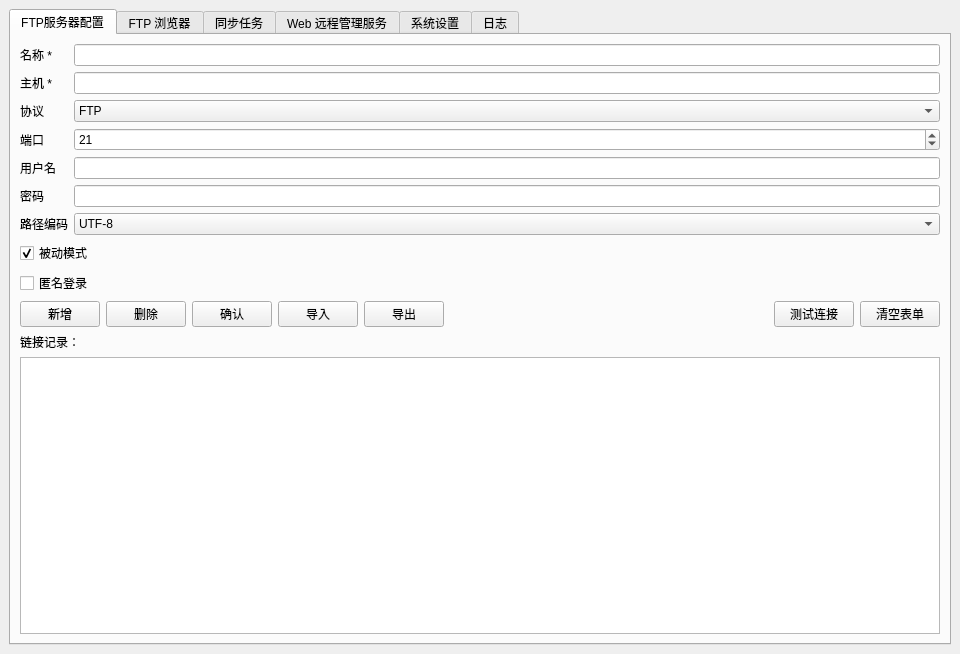
<?xml version="1.0" encoding="UTF-8"?>
<ui version="4.0">
 <class>MainWindow</class>
 <widget class="QMainWindow" name="MainWindow">
  <property name="geometry">
   <rect>
    <x>0</x>
    <y>0</y>
    <width>960</width>
    <height>654</height>
   </rect>
  </property>
  <property name="windowTitle">
   <string>autoFtpSync</string>
  </property>
  <widget class="QWidget" name="centralwidget">
   <layout class="QVBoxLayout" name="centralLayout">
    <item>
     <widget class="QTabWidget" name="tabs">
      <property name="currentIndex">
       <number>0</number>
      </property>
      <widget class="QWidget" name="serverPage">
       <attribute name="title">
        <string>FTP服务器配置</string>
       </attribute>
       <layout class="QVBoxLayout" name="serverLayout">
        <item>
         <layout class="QGridLayout" name="serverFormLayout">
          <item row="1" column="0">
           <widget class="QLabel" name="labelServerHost">
            <property name="text">
             <string>主机 *</string>
            </property>
           </widget>
          </item>
          <item row="2" column="0">
           <widget class="QLabel" name="labelServerProtocol">
            <property name="text">
             <string>协议</string>
            </property>
           </widget>
          </item>
          <item row="3" column="1">
           <widget class="QSpinBox" name="serverPort">
            <property name="minimum">
             <number>1</number>
            </property>
            <property name="maximum">
             <number>65535</number>
            </property>
            <property name="value">
             <number>21</number>
            </property>
           </widget>
          </item>
          <item row="1" column="1">
           <widget class="QLineEdit" name="serverHost"/>
          </item>
          <item row="7" column="0" colspan="2">
           <widget class="QCheckBox" name="serverPassive">
            <property name="text">
             <string>被动模式</string>
            </property>
            <property name="checked">
             <bool>true</bool>
            </property>
           </widget>
          </item>
          <item row="4" column="0">
           <widget class="QLabel" name="labelServerUser">
            <property name="text">
             <string>用户名</string>
            </property>
           </widget>
          </item>
          <item row="0" column="0">
           <widget class="QLabel" name="labelServerName">
            <property name="text">
             <string>名称 *</string>
            </property>
           </widget>
          </item>
          <item row="5" column="1">
           <widget class="QLineEdit" name="serverPass">
            <property name="echoMode">
             <enum>QLineEdit::Password</enum>
            </property>
           </widget>
          </item>
          <item row="3" column="0">
           <widget class="QLabel" name="labelServerPort">
            <property name="text">
             <string>端口</string>
            </property>
           </widget>
          </item>
          <item row="4" column="1">
           <widget class="QLineEdit" name="serverUser"/>
          </item>
          <item row="5" column="0">
           <widget class="QLabel" name="labelServerPass">
            <property name="text">
             <string>密码</string>
            </property>
           </widget>
          </item>
          <item row="2" column="1">
           <widget class="QComboBox" name="serverProtocol">
            <item>
             <property name="text">
              <string>FTP</string>
             </property>
            </item>
            <item>
             <property name="text">
              <string>FTPS-显式</string>
             </property>
            </item>
            <item>
             <property name="text">
              <string>FTPS-隐式</string>
             </property>
            </item>
           </widget>
          </item>
          <item row="8" column="0" colspan="2">
           <widget class="QCheckBox" name="serverAnonymous">
            <property name="text">
             <string>匿名登录</string>
            </property>
           </widget>
          </item>
          <item row="0" column="1">
           <widget class="QLineEdit" name="serverName"/>
          </item>
          <item row="6" column="0">
           <widget class="QLabel" name="labelServerEncoding">
            <property name="text">
             <string>路径编码</string>
            </property>
           </widget>
          </item>
          <item row="6" column="1">
           <widget class="QComboBox" name="serverEncoding">
            <item>
             <property name="text">
              <string>UTF-8</string>
             </property>
            </item>
            <item>
             <property name="text">
              <string>GBK</string>
             </property>
            </item>
           </widget>
          </item>
         </layout>
        </item>
        <item>
         <layout class="QHBoxLayout" name="serverBtnRow">
          <item>
           <widget class="QPushButton" name="btnAddServer">
            <property name="text">
             <string>新增</string>
            </property>
           </widget>
          </item>
          <item>
           <widget class="QPushButton" name="btnDeleteServer">
            <property name="text">
             <string>删除</string>
            </property>
           </widget>
          </item>
          <item>
           <widget class="QPushButton" name="btnSaveServer">
            <property name="text">
             <string>确认</string>
            </property>
           </widget>
          </item>
          <item>
           <widget class="QPushButton" name="btnImportServer">
            <property name="text">
             <string>导入</string>
            </property>
           </widget>
          </item>
          <item>
           <widget class="QPushButton" name="btnExportServer">
            <property name="text">
             <string>导出</string>
            </property>
           </widget>
          </item>
          <item>
           <spacer name="serverBtnSpacer">
            <property name="orientation">
             <enum>Qt::Horizontal</enum>
            </property>
            <property name="sizeHint" stdset="0">
             <size>
              <width>40</width>
              <height>20</height>
             </size>
            </property>
           </spacer>
          </item>
          <item>
           <widget class="QPushButton" name="btnTestServer">
            <property name="text">
             <string>测试连接</string>
            </property>
           </widget>
          </item>
          <item>
           <widget class="QPushButton" name="btnClearServer">
            <property name="text">
             <string>清空表单</string>
            </property>
           </widget>
          </item>
         </layout>
        </item>
        <item>
         <widget class="QLabel" name="labelSavedConnections">
          <property name="text">
           <string>链接记录：</string>
          </property>
         </widget>
        </item>
        <item>
         <widget class="QListWidget" name="serverList"/>
        </item>
       </layout>
      </widget>
      <widget class="QWidget" name="browsePage">
       <attribute name="title">
        <string>FTP 浏览器</string>
       </attribute>
       <layout class="QVBoxLayout" name="browseLayout">
        <item>
         <layout class="QHBoxLayout" name="browseTopRow">
          <item>
           <widget class="QLabel" name="labelBrowseServer">
            <property name="text">
             <string>服务器连接：</string>
            </property>
           </widget>
          </item>
          <item>
           <widget class="QComboBox" name="browseServerCombo"/>
          </item>
          <item>
           <widget class="QLineEdit" name="browsePathEdit">
            <property name="placeholderText">
             <string>远端路径，留空为登录目录</string>
            </property>
           </widget>
          </item>
          <item>
           <widget class="QPushButton" name="browseGoBtn">
            <property name="text">
             <string>转到</string>
            </property>
           </widget>
          </item>
         </layout>
        </item>
        <item>
         <layout class="QHBoxLayout" name="browseNavRow">
          <item>
           <widget class="QPushButton" name="browseUpBtn">
            <property name="text">
             <string>上级目录</string>
            </property>
           </widget>
          </item>
          <item>
           <widget class="QPushButton" name="browseRefreshBtn">
            <property name="text">
             <string>刷新</string>
            </property>
           </widget>
          </item>
          <item>
           <widget class="QLabel" name="browseHintLabel">
            <property name="styleSheet">
             <string notr="true">color: #888888;</string>
            </property>
            <property name="text">
             <string>右键可对文件/文件夹执行下载、复制、移动、重命名、删除等操作</string>
            </property>
           </widget>
          </item>
          <item>
           <spacer name="browseNavSpacer">
            <property name="orientation">
             <enum>Qt::Horizontal</enum>
            </property>
            <property name="sizeHint" stdset="0">
             <size>
              <width>40</width>
              <height>20</height>
             </size>
            </property>
           </spacer>
          </item>
         </layout>
        </item>
        <item>
         <widget class="QTableWidget" name="browseTable">
          <property name="editTriggers">
           <set>QAbstractItemView::NoEditTriggers</set>
          </property>
          <property name="selectionMode">
           <enum>QAbstractItemView::SingleSelection</enum>
          </property>
          <property name="selectionBehavior">
           <enum>QAbstractItemView::SelectRows</enum>
          </property>
          <property name="columnCount">
           <number>3</number>
          </property>
          <column>
           <property name="text">
            <string>名称</string>
           </property>
          </column>
          <column>
           <property name="text">
            <string>类型</string>
           </property>
          </column>
          <column>
           <property name="text">
            <string>大小</string>
           </property>
          </column>
         </widget>
        </item>
        <item>
         <layout class="QHBoxLayout" name="browsePagerRow">
          <item>
           <widget class="QPushButton" name="browsePrevBtn">
            <property name="text">
             <string>上一页</string>
            </property>
           </widget>
          </item>
          <item>
           <widget class="QLabel" name="browsePageLabel">
            <property name="text">
             <string>第 1 / 1 页</string>
            </property>
           </widget>
          </item>
          <item>
           <spacer name="browsePagerSpacer">
            <property name="orientation">
             <enum>Qt::Horizontal</enum>
            </property>
            <property name="sizeHint" stdset="0">
             <size>
              <width>40</width>
              <height>20</height>
             </size>
            </property>
           </spacer>
          </item>
          <item>
           <widget class="QPushButton" name="browseNextBtn">
            <property name="text">
             <string>下一页</string>
            </property>
           </widget>
          </item>
         </layout>
        </item>
       </layout>
      </widget>
      <widget class="QWidget" name="taskPage">
       <attribute name="title">
        <string>同步任务</string>
       </attribute>
       <layout class="QVBoxLayout" name="taskLayout">
        <item>
         <layout class="QHBoxLayout" name="taskBtnRow">
          <item>
           <widget class="QPushButton" name="btnAddTask">
            <property name="text">
             <string>新增任务</string>
            </property>
           </widget>
          </item>
          <item>
           <widget class="QPushButton" name="btnEditTask">
            <property name="text">
             <string>编辑任务</string>
            </property>
           </widget>
          </item>
          <item>
           <widget class="QPushButton" name="btnDeleteTask">
            <property name="text">
             <string>删除任务</string>
            </property>
           </widget>
          </item>
          <item>
           <widget class="QPushButton" name="btnToggleTask">
            <property name="text">
             <string>启用/停用</string>
            </property>
           </widget>
          </item>
          <item>
           <widget class="QPushButton" name="btnSyncNow">
            <property name="text">
             <string>立即同步</string>
            </property>
           </widget>
          </item>
          <item>
           <spacer name="taskBtnSpacer">
            <property name="orientation">
             <enum>Qt::Horizontal</enum>
            </property>
            <property name="sizeHint" stdset="0">
             <size>
              <width>40</width>
              <height>20</height>
             </size>
            </property>
           </spacer>
          </item>
         </layout>
        </item>
        <item>
         <widget class="QTableWidget" name="taskTable">
          <property name="editTriggers">
           <set>QAbstractItemView::NoEditTriggers</set>
          </property>
          <property name="selectionMode">
           <enum>QAbstractItemView::SingleSelection</enum>
          </property>
          <property name="selectionBehavior">
           <enum>QAbstractItemView::SelectRows</enum>
          </property>
          <property name="columnCount">
           <number>6</number>
          </property>
          <column>
           <property name="text">
            <string>任务名</string>
           </property>
          </column>
          <column>
           <property name="text">
            <string>状态</string>
           </property>
          </column>
          <column>
           <property name="text">
            <string>本地目录</string>
           </property>
          </column>
          <column>
           <property name="text">
            <string>服务器目录</string>
           </property>
          </column>
          <column>
           <property name="text">
            <string>服务器</string>
           </property>
          </column>
          <column>
           <property name="text">
            <string>启用</string>
           </property>
          </column>
         </widget>
        </item>
       </layout>
      </widget>
      <widget class="QWidget" name="tab">
       <attribute name="title">
        <string>Web 远程管理服务</string>
       </attribute>
       <widget class="QGroupBox" name="webGroup">
        <property name="geometry">
         <rect>
          <x>0</x>
          <y>10</y>
          <width>940</width>
          <height>155</height>
         </rect>
        </property>
        <property name="title">
         <string>Web 远程管理服务</string>
        </property>
        <layout class="QVBoxLayout" name="webGroupLayout">
         <item>
          <widget class="QLabel" name="webHintLabel">
           <property name="text">
            <string>通过浏览器访问以下地址，可在其他设备上远程查看服务器连接、同步任务状态与日志，并支持启动/停止/立即同步/重试失败等操作。访问地址需携带访问令牌。</string>
           </property>
           <property name="wordWrap">
            <bool>true</bool>
           </property>
          </widget>
         </item>
         <item>
          <layout class="QHBoxLayout" name="webStateRow">
           <item>
            <widget class="QLabel" name="webStateLabel">
             <property name="text">
              <string>状态：未启动</string>
             </property>
            </widget>
           </item>
           <item>
            <spacer name="webStateSpacer">
             <property name="orientation">
              <enum>Qt::Horizontal</enum>
             </property>
             <property name="sizeHint" stdset="0">
              <size>
               <width>40</width>
               <height>20</height>
              </size>
             </property>
            </spacer>
           </item>
           <item>
            <widget class="QPushButton" name="btnToggleWeb">
             <property name="text">
              <string>启动服务</string>
             </property>
            </widget>
           </item>
          </layout>
         </item>
         <item>
          <layout class="QHBoxLayout" name="webAddressRow">
           <item>
            <widget class="QLabel" name="webAddressLabel">
             <property name="text">
              <string>访问地址：</string>
             </property>
            </widget>
           </item>
           <item>
            <widget class="QLineEdit" name="webAddressEdit">
             <property name="readOnly">
              <bool>true</bool>
             </property>
             <property name="placeholderText">
              <string>http://本机IP:8899/?token=xxx</string>
             </property>
            </widget>
           </item>
           <item>
            <widget class="QPushButton" name="btnCopyWebUrl">
             <property name="text">
              <string>复制地址</string>
             </property>
            </widget>
           </item>
          </layout>
         </item>
         <item>
          <layout class="QHBoxLayout" name="webTokenRow">
           <item>
            <widget class="QLabel" name="webTokenLabel">
             <property name="text">
              <string>访问令牌：</string>
             </property>
            </widget>
           </item>
           <item>
            <widget class="QLineEdit" name="webTokenEdit">
             <property name="readOnly">
              <bool>true</bool>
             </property>
            </widget>
           </item>
           <item>
            <widget class="QPushButton" name="btnRegenToken">
             <property name="text">
              <string>重新生成</string>
             </property>
            </widget>
           </item>
          </layout>
         </item>
         <item>
          <widget class="QLabel" name="webPortLabel">
           <property name="text">
            <string>监听端口：8899（固定）。如需对外开放，请确保防火墙放行该端口。</string>
           </property>
           <property name="wordWrap">
            <bool>true</bool>
           </property>
          </widget>
         </item>
        </layout>
       </widget>
      </widget>
      <widget class="QWidget" name="tab_2">
       <attribute name="title">
        <string>系统设置</string>
       </attribute>
       <widget class="QGroupBox" name="generalStartGroup">
        <property name="geometry">
         <rect>
          <x>0</x>
          <y>10</y>
          <width>940</width>
          <height>131</height>
         </rect>
        </property>
        <property name="title">
         <string>启动设置</string>
        </property>
        <layout class="QVBoxLayout" name="generalStartLayout">
         <item>
          <widget class="QCheckBox" name="chkAutoStart">
           <property name="text">
            <string>开机自启动</string>
           </property>
          </widget>
         </item>
         <item>
          <widget class="QLabel" name="generalAutoStartHint">
           <property name="text">
            <string>勾选后，登录 Windows 时自动运行本软件，并恢复已启用的同步任务与 Web 远程管理服务。通过写/删注册表 HKEY_CURRENT_USER\Software\Microsoft\Windows\CurrentVersion\Run 实现，仅对当前用户生效。</string>
           </property>
           <property name="wordWrap">
            <bool>true</bool>
           </property>
          </widget>
         </item>
        </layout>
       </widget>
       <widget class="QGroupBox" name="generalLogGroup">
        <property name="geometry">
         <rect>
          <x>0</x>
          <y>150</y>
          <width>940</width>
          <height>80</height>
         </rect>
        </property>
        <property name="title">
         <string>日志设置</string>
        </property>
        <layout class="QHBoxLayout" name="generalLogLayout">
         <item>
          <widget class="QLabel" name="labelLogRetention">
           <property name="text">
            <string>日志保留天数：</string>
           </property>
          </widget>
         </item>
         <item>
          <widget class="QSpinBox" name="spinLogRetention">
           <property name="suffix">
            <string> 天</string>
           </property>
           <property name="minimum">
            <number>1</number>
           </property>
           <property name="maximum">
            <number>3650</number>
           </property>
           <property name="value">
            <number>30</number>
           </property>
          </widget>
         </item>
         <item>
          <widget class="QLabel" name="generalLogHint">
           <property name="styleSheet">
            <string notr="true">color: #888888;</string>
           </property>
           <property name="text">
            <string>日志按天写入 log/ 目录下的 yyyy-MM-dd.log 文件，自动清理超过保留天数的旧日志。</string>
           </property>
          </widget>
         </item>
         <item>
          <spacer name="generalLogSpacer">
           <property name="orientation">
            <enum>Qt::Horizontal</enum>
           </property>
           <property name="sizeHint" stdset="0">
            <size>
             <width>40</width>
             <height>20</height>
            </size>
           </property>
          </spacer>
         </item>
        </layout>
       </widget>
       <widget class="QGroupBox" name="generalSyncGroup">
        <property name="geometry">
         <rect>
          <x>0</x>
          <y>240</y>
          <width>940</width>
          <height>80</height>
         </rect>
        </property>
        <property name="title">
         <string>同步设置</string>
        </property>
        <layout class="QHBoxLayout" name="generalSyncLayout">
         <item>
          <widget class="QLabel" name="labelDebounce">
           <property name="text">
            <string>文件去抖时间：</string>
           </property>
          </widget>
         </item>
         <item>
          <widget class="QSpinBox" name="spinDebounceMs">
           <property name="suffix">
            <string> 毫秒</string>
           </property>
           <property name="minimum">
            <number>100</number>
           </property>
           <property name="maximum">
            <number>60000</number>
           </property>
           <property name="value">
            <number>1500</number>
           </property>
          </widget>
         </item>
         <item>
          <widget class="QLabel" name="labelUploadSpeed">
           <property name="text">
            <string>上传限速：</string>
           </property>
          </widget>
         </item>
         <item>
          <widget class="QSpinBox" name="spinUploadSpeed">
           <property name="specialValueText">
            <string>不限速</string>
           </property>
           <property name="suffix">
            <string> KB/s</string>
           </property>
           <property name="minimum">
            <number>0</number>
           </property>
           <property name="maximum">
            <number>1048576</number>
           </property>
          </widget>
         </item>
         <item>
          <widget class="QLabel" name="generalSyncHint">
           <property name="styleSheet">
            <string notr="true">color: #888888;</string>
           </property>
           <property name="text">
            <string>本地文件在写入（修改事件持续产生）时，需静默超过该时长才判定写入稳定并开始上传；上传限速可避免占满带宽（0 为不限速）。</string>
           </property>
           <property name="wordWrap">
            <bool>true</bool>
           </property>
          </widget>
         </item>
         <item>
          <spacer name="generalSyncSpacer">
           <property name="orientation">
            <enum>Qt::Horizontal</enum>
           </property>
           <property name="sizeHint" stdset="0">
            <size>
             <width>40</width>
             <height>20</height>
            </size>
           </property>
          </spacer>
         </item>
        </layout>
       </widget>
       <widget class="QGroupBox" name="generalVersionGroup">
        <property name="geometry">
         <rect>
          <x>0</x>
          <y>330</y>
          <width>940</width>
          <height>91</height>
         </rect>
        </property>
        <property name="title">
         <string>软件版本</string>
        </property>
        <layout class="QVBoxLayout" name="generalVersionLayout">
         <item>
          <layout class="QHBoxLayout" name="versionTopRow">
           <item>
            <widget class="QLabel" name="labelVersionCurrent">
             <property name="text">
              <string>当前版本：v1.0</string>
             </property>
            </widget>
           </item>
           <item>
            <widget class="QPushButton" name="btnCheckUpdate">
             <property name="text">
              <string>检查更新</string>
             </property>
            </widget>
           </item>
           <item>
            <widget class="QLabel" name="labelVersionUpdateUrl">
             <property name="text">
              <string>更新地址：</string>
             </property>
            </widget>
           </item>
           <item>
            <widget class="QLineEdit" name="editUpdateUrl">
             <property name="placeholderText">
              <string>version.json 的 URL，留空使用默认地址</string>
             </property>
            </widget>
           </item>
           <item>
            <spacer name="versionTopSpacer">
             <property name="orientation">
              <enum>Qt::Horizontal</enum>
             </property>
             <property name="sizeHint" stdset="0">
              <size>
               <width>40</width>
               <height>20</height>
              </size>
             </property>
            </spacer>
           </item>
          </layout>
         </item>
        </layout>
       </widget>
      </widget>
      <widget class="QWidget" name="logPage">
       <attribute name="title">
        <string>日志</string>
       </attribute>
       <layout class="QVBoxLayout" name="logLayout">
        <item>
         <layout class="QHBoxLayout" name="logFilterRow">
          <item>
           <widget class="QLabel" name="labelLogTask">
            <property name="text">
             <string>任务：</string>
            </property>
           </widget>
          </item>
          <item>
           <widget class="QComboBox" name="logTaskFilter">
            <item>
             <property name="text">
              <string>全部</string>
             </property>
            </item>
           </widget>
          </item>
          <item>
           <spacer name="logTaskGap">
            <property name="orientation">
             <enum>Qt::Horizontal</enum>
            </property>
            <property name="sizeType">
             <enum>QSizePolicy::Fixed</enum>
            </property>
            <property name="sizeHint" stdset="0">
             <size>
              <width>12</width>
              <height>20</height>
             </size>
            </property>
           </spacer>
          </item>
          <item>
           <widget class="QLabel" name="labelLogLevel">
            <property name="text">
             <string>级别：</string>
            </property>
           </widget>
          </item>
          <item>
           <widget class="QComboBox" name="logLevelFilter">
            <item>
             <property name="text">
              <string>全部</string>
             </property>
            </item>
            <item>
             <property name="text">
              <string>INFO</string>
             </property>
            </item>
            <item>
             <property name="text">
              <string>WARN</string>
             </property>
            </item>
            <item>
             <property name="text">
              <string>ERROR</string>
             </property>
            </item>
            <item>
             <property name="text">
              <string>DEBUG</string>
             </property>
            </item>
           </widget>
          </item>
          <item>
           <spacer name="logFilterSpacer">
            <property name="orientation">
             <enum>Qt::Horizontal</enum>
            </property>
            <property name="sizeHint" stdset="0">
             <size>
              <width>40</width>
              <height>20</height>
             </size>
            </property>
           </spacer>
          </item>
          <item>
           <widget class="QPushButton" name="btnRetryFailed">
            <property name="text">
             <string>重试失败文件</string>
            </property>
           </widget>
          </item>
          <item>
           <widget class="QPushButton" name="btnClearLog">
            <property name="text">
             <string>清空日志</string>
            </property>
           </widget>
          </item>
         </layout>
        </item>
        <item>
         <widget class="QPlainTextEdit" name="logView">
          <property name="readOnly">
           <bool>true</bool>
          </property>
          <property name="maximumBlockCount">
           <number>5000</number>
          </property>
         </widget>
        </item>
       </layout>
      </widget>
     </widget>
    </item>
    <item>
     <layout class="QVBoxLayout" name="webLayout"/>
    </item>
    <item>
     <layout class="QVBoxLayout" name="generalLayout"/>
    </item>
   </layout>
  </widget>
 </widget>
 <resources/>
 <connections/>
</ui>
